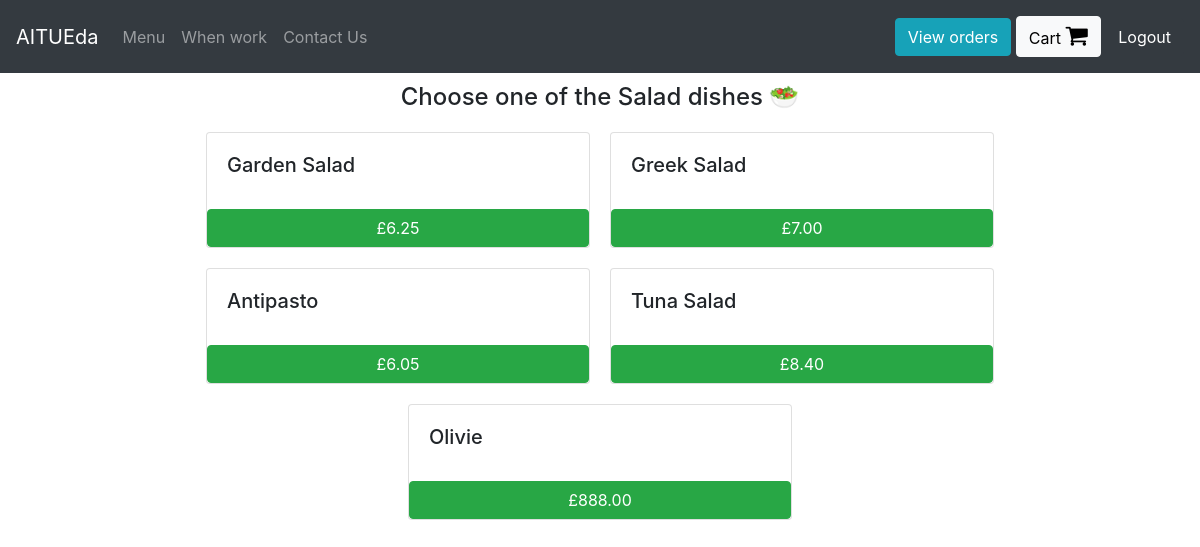
Page /Salad (signed in) on the earlier database version.
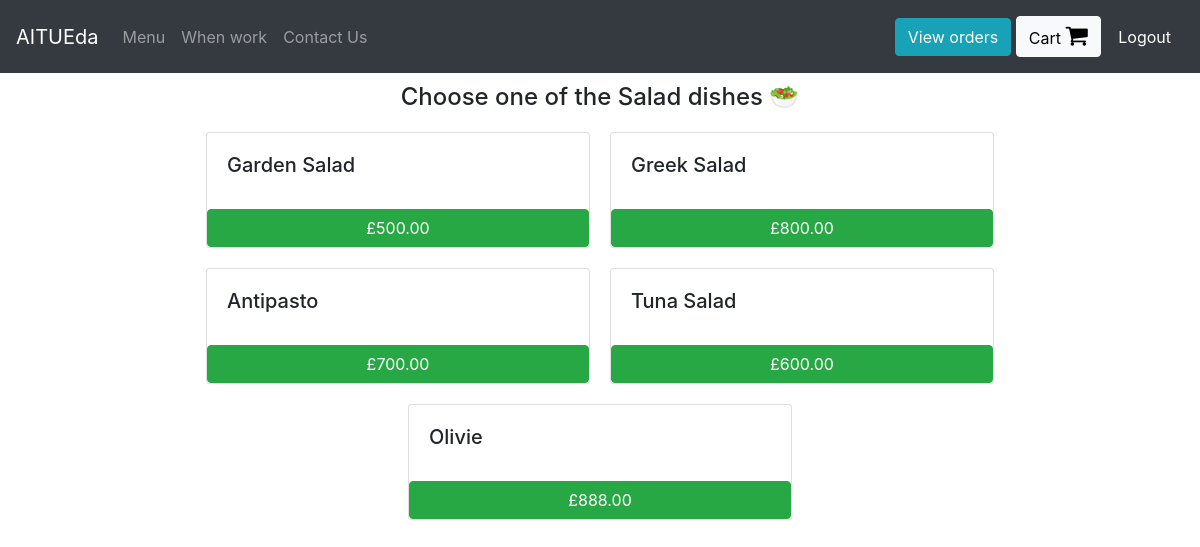
Same page on the later database version.
### orders/models.py (models this page shows, shortened)
class Salad(models.Model):
    dish_name = models.CharField(max_length=200)
    price = models.DecimalField(max_digits=6, decimal_places=2)

### orders/views.py (the view)
# urls.py: path("Salad", views.salad, name="salad"),
def salad(request):
    if request.user.is_authenticated:
        return render(request, "orders/salad.html", context={"dishes": Salad.objects.all})
    else:
        return redirect("orders:login")

### orders/templates/orders/salad.html
{% extends 'orders/header.html' %}
{% block content %}
    <div class="container">
      <h4 style="margin:10px; text-align:center;"> Choose one of the Salad dishes &#x1f957 </h4>
      <div class="row justify-content-center">
        {% for dish in dishes %}
            <div class="card" id="regular_pizza_card" style="width: 24rem; margin:10px;">
              <div class="card-body">
                <h5 class="card-title" >{{dish.dish_name}}</h5>
              </div>
              <button class="btn btn-success" onclick="add_to_cart({item_description:'{{dish.dish_name}}' , price:{{dish.price}} })">£{{dish.price}}</button>
            </div>
        {% endfor %}
      </div>
    </div>
{% endblock %}

Differences in the rows shown:
changed Salad "Garden Salad": price "6.25" → "500.00"
changed Salad "Greek Salad": price "7.00" → "800.00"
changed Salad "Antipasto": price "6.05" → "700.00"
changed Salad "Tuna Salad": price "8.40" → "600.00"
